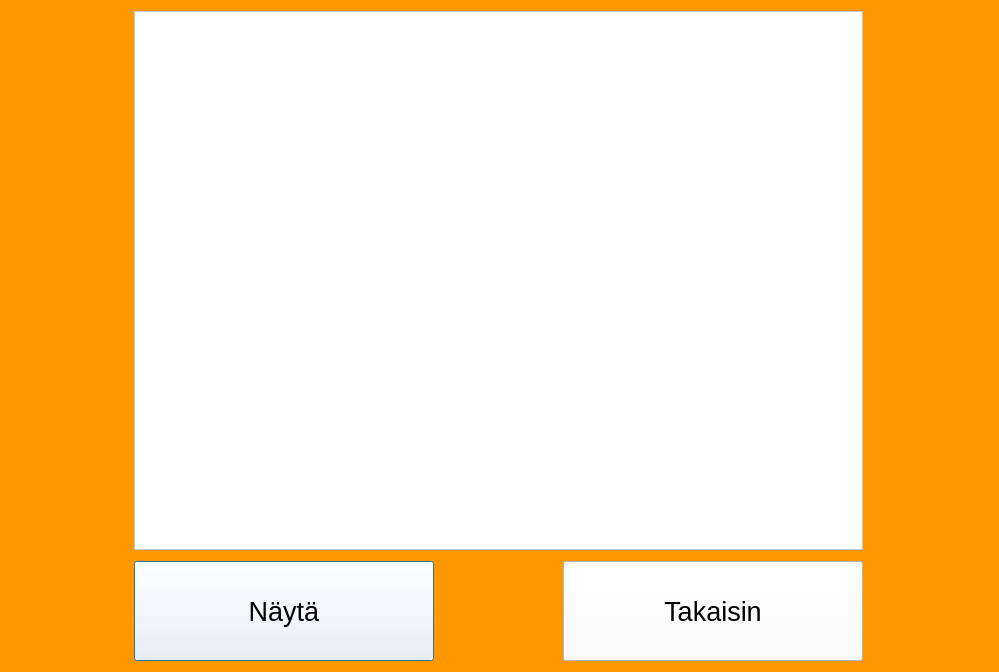
<?xml version="1.0" encoding="UTF-8"?>
<ui version="4.0">
 <class>Tilitapahtumat</class>
 <widget class="QDialog" name="Tilitapahtumat">
  <property name="geometry">
   <rect>
    <x>0</x>
    <y>0</y>
    <width>999</width>
    <height>672</height>
   </rect>
  </property>
  <property name="windowTitle">
   <string>Dialog</string>
  </property>
  <property name="styleSheet">
   <string notr="true">background-color: rgb(255, 151, 0);</string>
  </property>
  <layout class="QGridLayout" name="gridLayout">
   <item row="2" column="0">
    <widget class="QPushButton" name="pushButton_nayta">
     <property name="maximumSize">
      <size>
       <width>300</width>
       <height>100</height>
      </size>
     </property>
     <property name="font">
      <font>
       <pointsize>20</pointsize>
      </font>
     </property>
     <property name="styleSheet">
      <string notr="true">background-color: rgb(255, 255, 255);</string>
     </property>
     <property name="text">
      <string>Näytä</string>
     </property>
    </widget>
   </item>
   <item row="0" column="0" colspan="2">
    <widget class="QTableView" name="tableView">
     <property name="sizePolicy">
      <sizepolicy hsizetype="Maximum" vsizetype="Maximum">
       <horstretch>0</horstretch>
       <verstretch>0</verstretch>
      </sizepolicy>
     </property>
     <property name="maximumSize">
      <size>
       <width>1200</width>
       <height>1100</height>
      </size>
     </property>
     <property name="styleSheet">
      <string notr="true">background-color: rgb(255, 255, 255);</string>
     </property>
    </widget>
   </item>
   <item row="2" column="1">
    <widget class="QPushButton" name="pushButton_Takaisin">
     <property name="sizePolicy">
      <sizepolicy hsizetype="Maximum" vsizetype="Maximum">
       <horstretch>0</horstretch>
       <verstretch>0</verstretch>
      </sizepolicy>
     </property>
     <property name="maximumSize">
      <size>
       <width>300</width>
       <height>100</height>
      </size>
     </property>
     <property name="font">
      <font>
       <pointsize>20</pointsize>
      </font>
     </property>
     <property name="styleSheet">
      <string notr="true">background-color: rgb(255, 255, 255);</string>
     </property>
     <property name="text">
      <string>Takaisin</string>
     </property>
    </widget>
   </item>
   <item row="1" column="0">
    <spacer name="verticalSpacer">
     <property name="orientation">
      <enum>Qt::Vertical</enum>
     </property>
     <property name="sizeType">
      <enum>QSizePolicy::Fixed</enum>
     </property>
     <property name="sizeHint" stdset="0">
      <size>
       <width>1</width>
       <height>5</height>
      </size>
     </property>
    </spacer>
   </item>
  </layout>
 </widget>
 <resources/>
 <connections/>
</ui>
